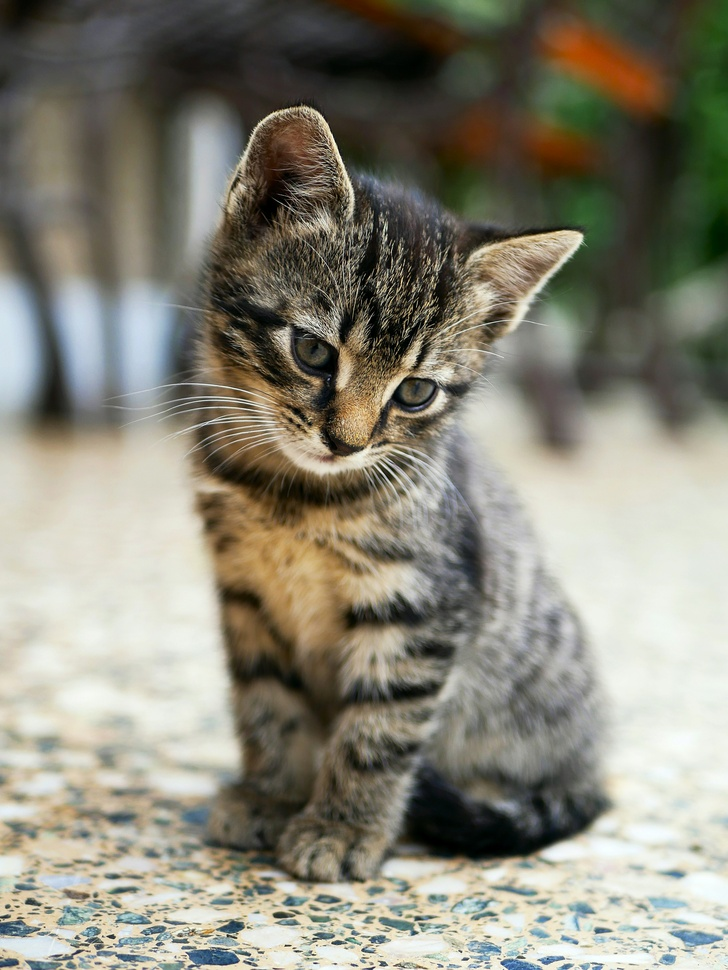
#> input picture blurImage.jpg, 728 x 970 px, shrunk from 2853 x 3803 before the run
$ jupyter execute CNNImageFilter.ipynb
#> lines starting #> are read from the running program, lines starting #| are printed output that depends on the picture
[cell 1]
import cv2
import numpy as np
import matplotlib.pyplot as plt

[cell 2]
sharpen_filter = np.array([
    [0,  -.5,  0],
    [-.5, 3, -.5],
    [0,  -.5,  0]
])

edge_filter = np.array([
        [-1, -1, -1],
        [-1,  8, -1],
        [-1, -1, -1]

])
edge_filter5 = np.array([
        [-1, -1, -1, -1, -1],
        [-1, -1, -1, -1, -1],
        [-1, -1, 24, -1, -1],
        [-1, -1, -1, -1, -1],
        [-1, -1, -1, -1, -1]

])
edge_filter7 = np.array([
        [-1, -1, -1, -1, -1, -1, -1],
        [-1, -1, -1, -1, -1, -1, -1],
        [-1, -1, -1, -1, -1, -1, -1],
        [-1, -1, -1, 48, -1, -1, -1],
        [-1, -1, -1, -1, -1, -1, -1],
        [-1, -1, -1, -1, -1, -1, -1],
        [-1, -1, -1, -1, -1, -1, -1],

])

[cell 3]
image = cv2.imread('blurImage.jpg')
#> image is the input picture: shape (970, 728, 3); mean B, G, R 119.7, 133.6, 136
image = cv2.cvtColor(image, cv2.COLOR_RGB2BGR)

[cell 4]
plt.imshow(image)
plt.show()

[cell 5]
image.shape
#> Out = (970, 728, 3)

[cell 6]
image_sharpen = cv2.filter2D(image, -1, sharpen_filter)
plt.imshow(image_sharpen)

[cell 7]
image_edge = cv2.filter2D(image, -1, edge_filter)
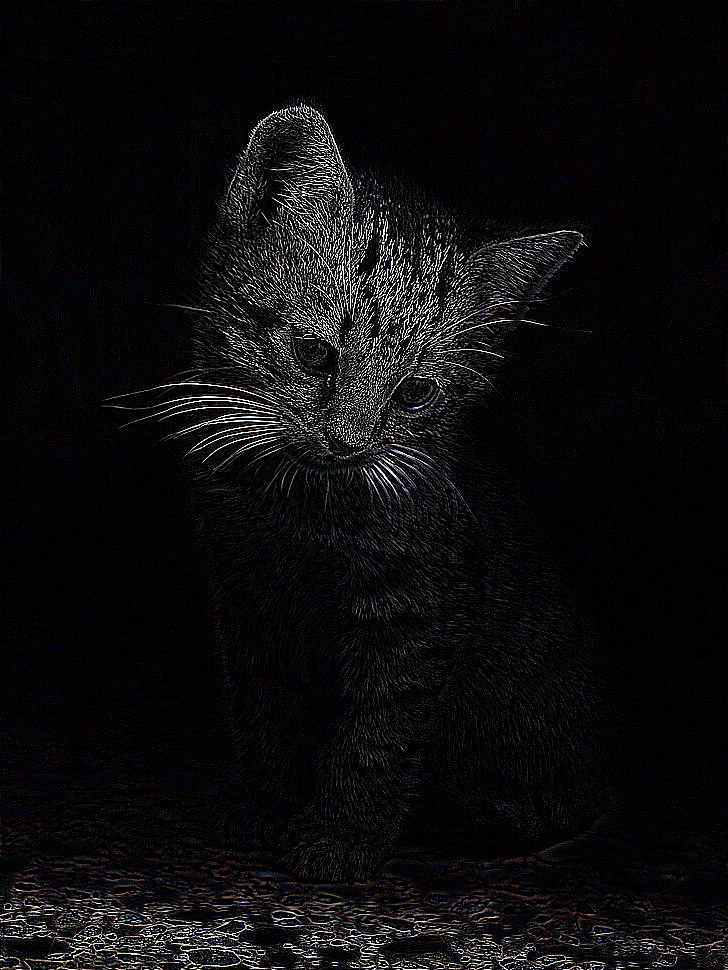
#> image_edge: shape (970, 728, 3); mean R, G, B 12.4, 12, 12.4
plt.imshow(image_edge)

[cell 8]
image_edge = cv2.filter2D(image, -1, edge_filter5)
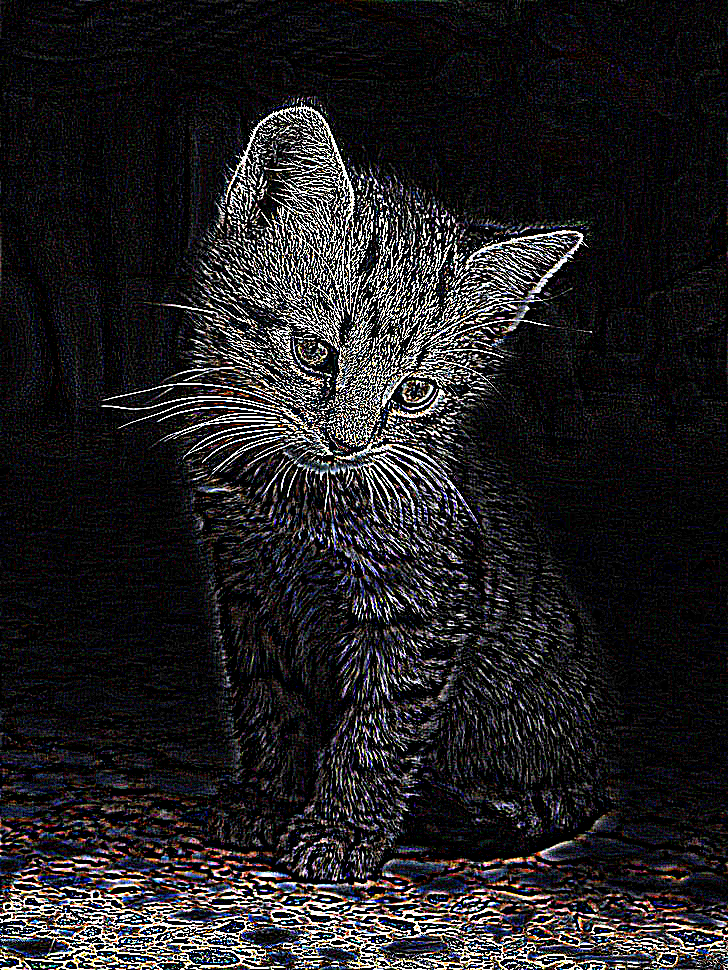
#> image_edge: shape (970, 728, 3); mean R, G, B 33.6, 32.1, 33.9
plt.imshow(image_edge)

[cell 9]
image_edge = cv2.filter2D(image, -1, edge_filter7)
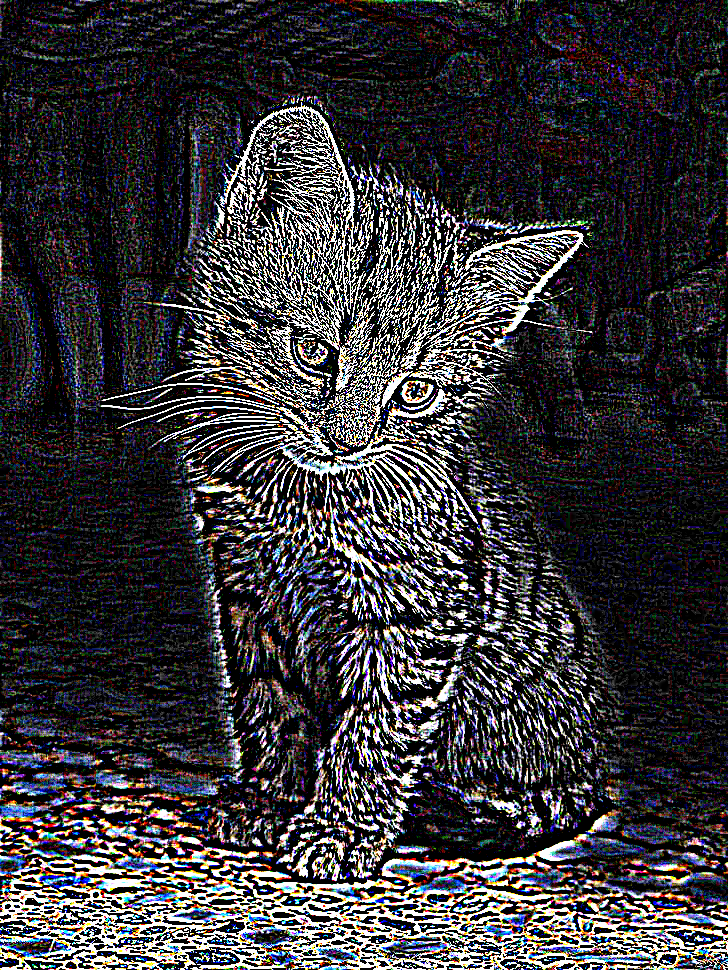
#> image_edge: shape (970, 728, 3); mean R, G, B 55.8, 54, 57.4
plt.imshow(image_edge)
